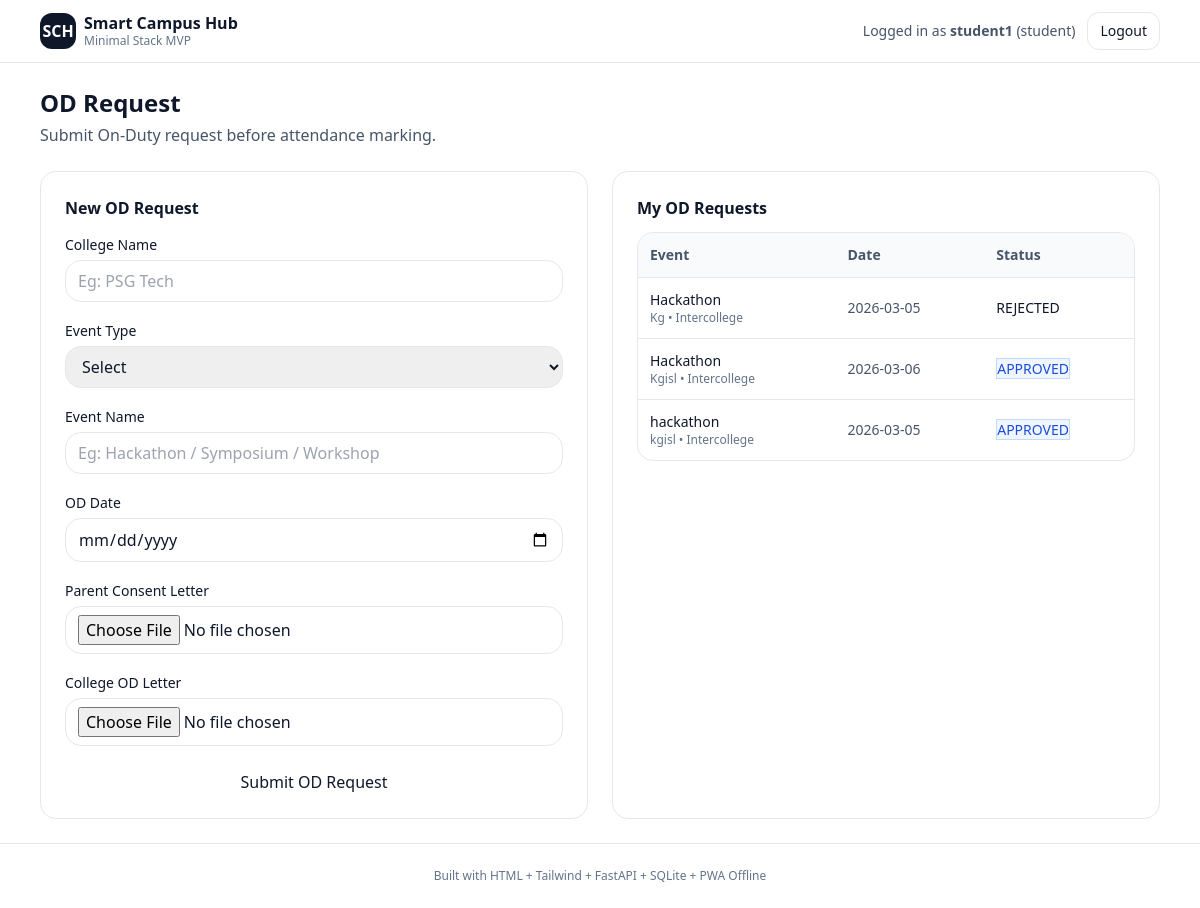
Screenshot of /student/od/request (signed in) with the database file from the repository.
### tables this page shows
CREATE TABLE od_requests (
            id INTEGER PRIMARY KEY AUTOINCREMENT,
            student_username TEXT NOT NULL,
            student_name TEXT NOT NULL,
            college_name TEXT NOT NULL,
            event_type TEXT NOT NULL,
            event_name TEXT NOT NULL,
            event_date TEXT NOT NULL,
            parent_letter_path TEXT NOT NULL,
            clg_od_letter_path TEXT NOT NULL,
            status TEXT NOT NULL DEFAULT 'PENDING',
            created_iso TEXT NOT NULL,
            reviewed_iso TEXT
            );

### main.py (the view)
@app.get("/student/od/request")
def student_od_request_page(request: Request):
    u = require_role(request, "student")
    od_requests = db.list_od_requests_for_student(u["username"])
    return templates.TemplateResponse(
        "student_od_request.html",
        {"request": request, "user": u, "od_requests": od_requests}
    )

### templates/student_od_request.html (shortened to what this page needs)
{% extends "layout.html" %}
{% block content %}
<div class="flex items-center justify-between">
  <div>
    <h1 class="text-2xl font-semibold">OD Request</h1>
    <p class="text-slate-600 mt-1">
      Submit On-Duty request before attendance marking.
    </p>
  </div>
</div>
<div class="grid lg:grid-cols-2 gap-6 mt-6">
  <div class="rounded-2xl border p-6">
    <h2 class="font-semibold mb-3">New OD Request</h2>
    <form
      class="grid gap-4"
      method="post"
      action="/student/od/request"
      enctype="multipart/form-data"
    >
      <div>
        <label class="text-sm font-medium">College Name</label>
        <input
          type="text"
          name="college_name"
          class="mt-1 w-full rounded-2xl border px-3 py-2"
          placeholder="Eg: PSG Tech"
          required
        >
      </div>
      <div>
        <label class="text-sm font-medium">Event Type</label>
        <select
          name="event_type"
          class="mt-1 w-full rounded-2xl border px-3 py-2"
          required
        >
          <option value="">Select</option>
        </select>
      </div>
      <div>
        <label class="text-sm font-medium">Event Name</label>
        <input
          type="text"
          name="event_name"
          class="mt-1 w-full rounded-2xl border px-3 py-2"
          placeholder="Eg: Hackathon / Symposium / Workshop"
          required
        >
      </div>
      <div>
        <label class="text-sm font-medium">OD Date</label>
        <input
          type="date"
          name="event_date"
          class="mt-1 w-full rounded-2xl border px-3 py-2"
          required
        >
      </div>
      <div>
        <label class="text-sm font-medium">Parent Consent Letter</label>
        <input
          type="file"
          name="parent_letter"
          accept=".pdf,.jpg,.jpeg,.png,.doc,.docx"
          class="mt-1 w-full rounded-2xl border px-3 py-2"
          required
        >
      </div>
      <div>
        <label class="text-sm font-medium">College OD Letter</label>
        <input
          type="file"
          name="clg_od_letter"
          accept=".pdf,.jpg,.jpeg,.png,.doc,.docx"
          class="mt-1 w-full rounded-2xl border px-3 py-2"
          required
        >
      </div>
      <button
        type="submit"
        class="btnPrimary mt-2"
      >
        Submit OD Request
      </button>
    </form>
  </div>
  <div class="rounded-2xl border p-6">
    <h2 class="font-semibold mb-3">My OD Requests</h2>
    <div class="rounded-2xl border overflow-hidden">
      <table class="w-full text-sm">
        <thead class="bg-slate-50 text-slate-600">
          <tr>
            <th class="p-3 text-left">Event</th>
            <th class="p-3 text-left">Date</th>
            <th class="p-3 text-left">Status</th>
          </tr>
        </thead>
        <tbody>
          {% if od_requests and od_requests|length > 0 %}
            {% for r in od_requests %}
            <tr class="border-t">
              <td class="p-3">
                <div class="font-medium">{{ r.event_name }}</div>
                <div class="text-slate-500 text-xs">
                  {{ r.college_name }} • {{ r.event_type }}
                </div>
              </td>
              <td class="p-3 text-slate-600">
                {{ r.event_date }}
              </td>
              <td class="p-3">
                {% if r.status == 'APPROVED' %}
                  <span class="badge bg-blue-50 text-blue-700 border border-blue-200">
                    APPROVED
                  </span>
                {% elif r.status == 'REJECTED' %}
                  <span class="badge badgeRed">
                    REJECTED
                  </span>
                {% else %}
                  <span class="badge bg-yellow-50 text-yellow-700 border border-yellow-200">
                    PENDING
                  </span>
                {% endif %}
              </td>
            </tr>
            {% endfor %}
          {% else %}
            <tr class="border-t">
              <td colspan="3" class="p-4 text-slate-500 text-center">
                No OD requests yet.
              </td>
            </tr>
          {% endif %}
        </tbody>
      </table>
    </div>
  </div>
</div>
{% endblock %}

### static/styles.css (style rules this page uses)
.btnPrimary { @apply inline-flex items-center gap-2 rounded-xl bg-slate-900 text-white px-4 py-2.5 hover:bg-slate-800 transition; }
.badge { @apply inline-flex items-center px-2 py-1 rounded-lg text-xs font-medium; }
.badgeRed { @apply bg-red-50 text-red-700 border border-red-200; }

### rows the page displays
od_requests: event_name "Hackathon", college_name "Kg", event_type "Intercollege", event_date "2026-03-05", status "REJECTED"
od_requests: event_name "Hackathon", college_name "Kgisl", event_type "Intercollege", event_date "2026-03-06", status "APPROVED"
od_requests: event_name "hackathon", college_name "kgisl", event_type "Intercollege", event_date "2026-03-05", status "APPROVED"

### other values shown
{{ user.username }} "student1"
{{ user.role }} "student"
